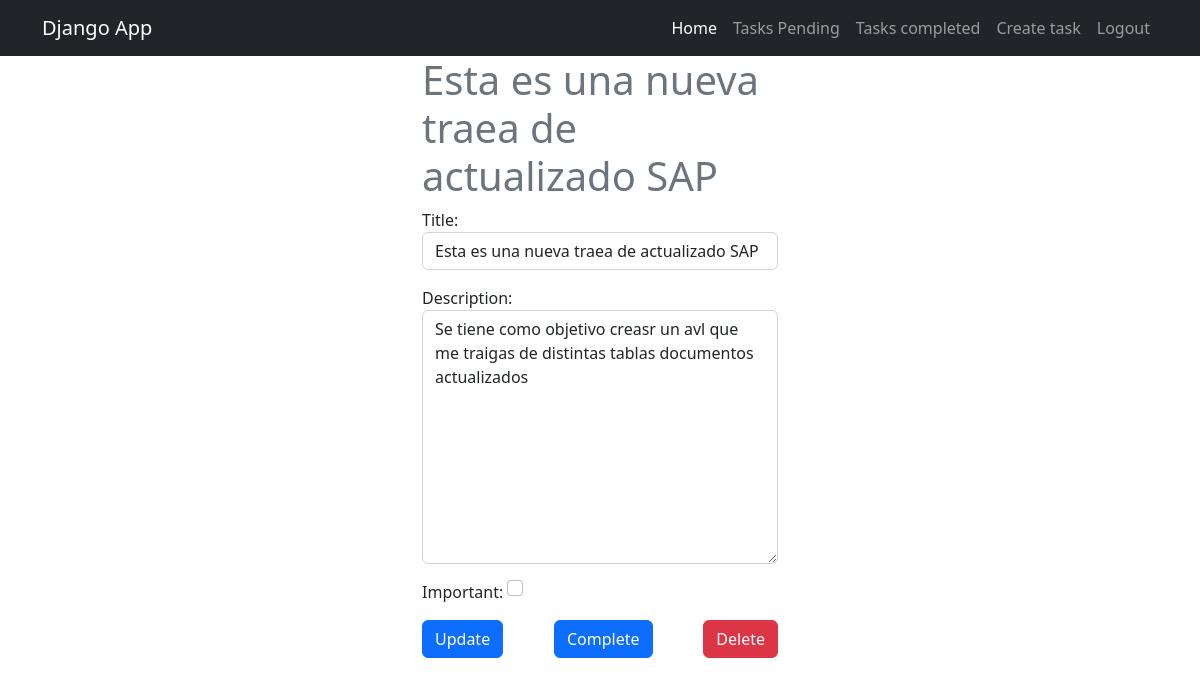
/tasks/4/ (signed in), run on an earlier commit of the app's database.
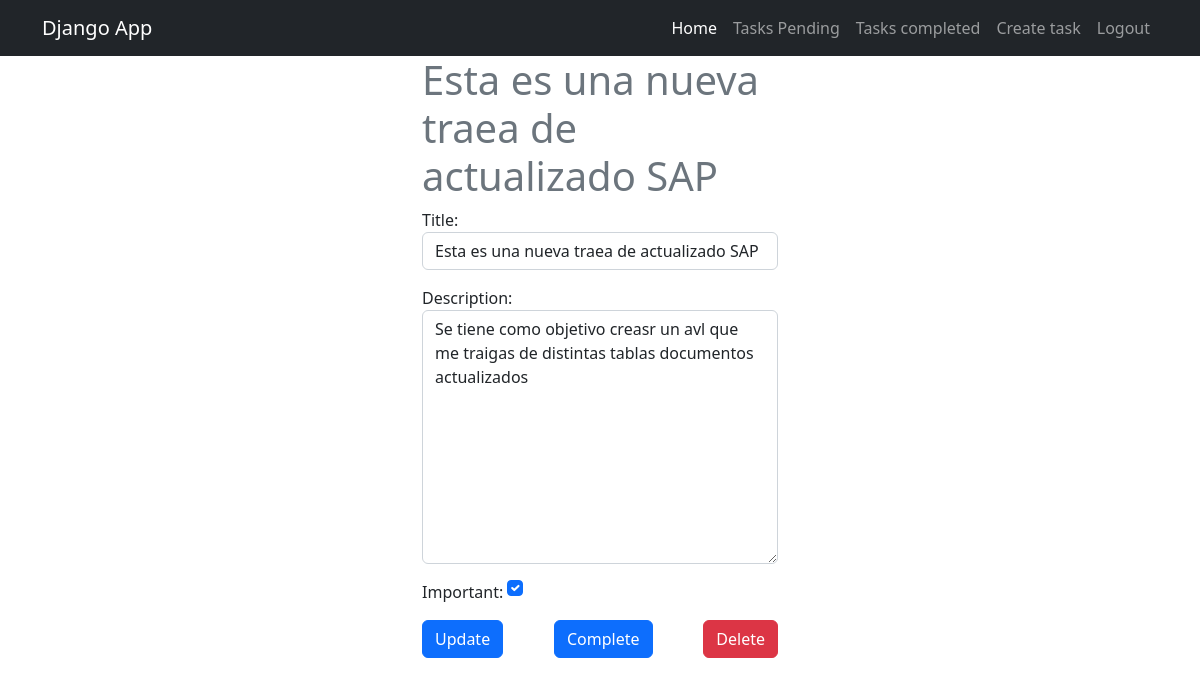
And on a later commit of the database.
### tasks/models.py (models this page shows, shortened)
class Task(models.Model):
     title = models.CharField(max_length=100)
     description = models.TextField(blank=True)
     created = models.DateTimeField(auto_now_add=True)
     datecompleted = models.DateTimeField(null=True,blank=True)
     important = models.BooleanField(default=False)
     user = models.ForeignKey(User, on_delete=models.CASCADE)

### tasks/views.py (the view, shortened to what this page needs)
# urls.py: path('tasks/<int:task_id>/', views.tasks_detail,name='tasks_detail'),
@login_required
def tasks_detail(request, task_id):
    if request.method == "GET":
        task = get_object_or_404(Task, pk=task_id, user=request.user)
        form = TaskForm(instance=task)
        return render(request, "tasks_detail.html", {"task": task, "form": form})

### tasks/forms.py
class TaskForm(forms.ModelForm):
    class Meta:
        model = Task
        fields = ["title", "description", "important"]
        widgets = {
            "title": forms.TextInput(
                attrs={"class": "form-control", "placeholder": "Write a title"}
            ),
            "description": forms.Textarea(
                attrs={"class": "form-control", "placeholder": "Write a decription"}
            ),
            "important": forms.CheckboxInput(
                attrs={"class": "form-check-input m-auto"}
            ),
        }

### tasks/templates/tasks_detail.html (shortened to what this page needs)
{% extends 'base.html' %}
{% block content %}
<main class="container">
 <div class="row">
  <div class="col-md-4 offset-md-4">
   <h1 class="text-secondary">{{task.title}}</h1>
   <form method="POST">
    {{form.as_p}}
    <div class="d-flex justify-content-between">
     <button class="btn btn-primary">
      Update
     </button>
    </form>
    <form action="{% url 'complete_task' task.id %}" method="POST">
     <button class="btn btn-primary">
      Complete
     </button>
    </form>
    <form action="{% url 'delete_task' task.id %}" method="POST">
     <button class="btn btn-danger">
      Delete
     </button>
    </form>
    </div>
  </div>
</main>
{% endblock %}

What changed in the data, as far as the page shows it:
changed Task "Esta es una nueva traea de actualizado SAP": important "☐" → "☑"
